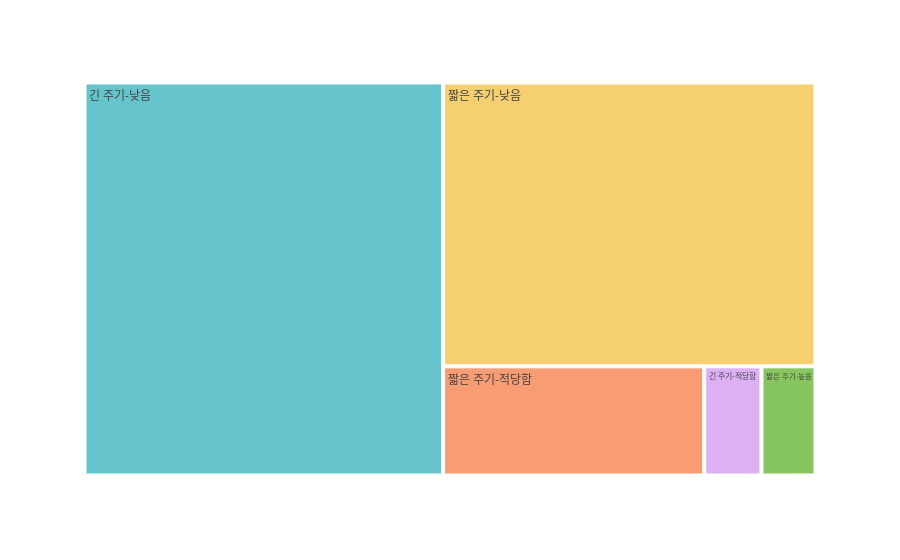

Notebook source saved alongside this figure:
### Code cell
import plotly.express as px

fig = px.treemap(data_frame=abc, path=['Customer_Segment'], values='user_id', color_discrete_sequence=px.colors.qualitative.Pastel)
fig.show()

### Figure 1 — Plotly figure (JSON) as saved in the notebook; plotly's stock layout.template omitted (floating-point values rounded to 4 significant figures)
{"data": [{"branchvalues": "total", "domain": {"x": [0, 1], "y": [0, 1]}, "hovertemplate": "labels=%{label}<br>user_id=%{value}<br>parent=%{parent}<br>id=%{id}<extra></extra>", "ids": ["긴 주기-낮음", "긴 주기-적당함", "짧은 주기-낮음", "짧은 주기-높음", "짧은 주기-적당함"], "labels": ["긴 주기-낮음", "긴 주기-적당함", "짧은 주기-낮음", "짧은 주기-높음", "짧은 주기-적당함"], "name": "", "parents": ["", "", "", "", ""], "type": "treemap", "values": [101161, 4486, 75865, 4235, 20462]}], "layout": {"autosize": true, "legend": {"tracegroupgap": 0}, "margin": {"t": 60}, "treemapcolorway": ["rgb(102, 197, 204)", "rgb(246, 207, 113)", "rgb(248, 156, 116)", "rgb(220, 176, 242)", "rgb(135, 197, 95)", "rgb(158, 185, 243)", "rgb(254, 136, 177)", "rgb(201, 219, 116)", "rgb(139, 224, 164)", "rgb(180, 151, 231)", "rgb(179, 179, 179)"]}}
